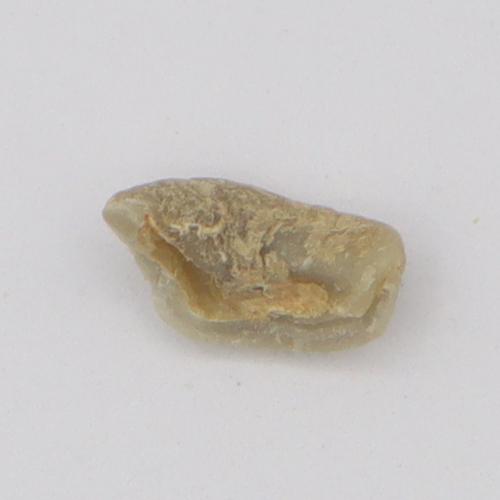
#> input picture dataset/test/pecah/Broken_17.jpg, 500 x 500 px; its folder holds only this picture in this run
$ python preprocessing.py
#> lines starting #> are read from the running program, lines starting #| are printed output that depends on the picture
import os
import cv2
import shutil

sumber_dataset = r'dataset/test/pecah'
folder_output = r'dataset/test_preprocessing/pecah'
IMG_SIZE = 224

def process_and_save():

    if not os.path.exists(sumber_dataset):
        return

    if os.path.exists(folder_output):
        shutil.rmtree(folder_output)

    processed_count = 0

    for root, dirs, files in os.walk(sumber_dataset):
        for file in files:
            if file.lower().endswith(('.png', '.jpg', '.jpeg', '.bmp')):

                src_path = os.path.join(root, file)
                rel_path = os.path.relpath(root, sumber_dataset)

                dest_rgb_dir = os.path.join(folder_output, 'ShuffleNet_RGB', rel_path)
                os.makedirs(dest_rgb_dir, exist_ok=True)

                dest_gray_dir = os.path.join(folder_output, 'GLCM_Grayscale', rel_path)
                os.makedirs(dest_gray_dir, exist_ok=True)

                img = cv2.imread(src_path)
#> img is the input picture: shape (500, 500, 3); mean B, G, R 194.4, 197.7, 201.7
                if img is None:
                    continue

                img_resized = cv2.resize(img, (IMG_SIZE, IMG_SIZE))
                cv2.imwrite(os.path.join(dest_rgb_dir, file), img_resized)

                img_gray = cv2.cvtColor(img_resized, cv2.COLOR_BGR2GRAY)
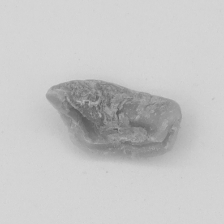
#> img_gray: shape (224, 224); min 90, max 217, mean 198.4
                cv2.imwrite(os.path.join(dest_gray_dir, file), img_gray)

                processed_count += 1

if __name__ == '__main__':
    process_and_save()

$ run again, on dataset/test/pecah/Cut_49.jpg
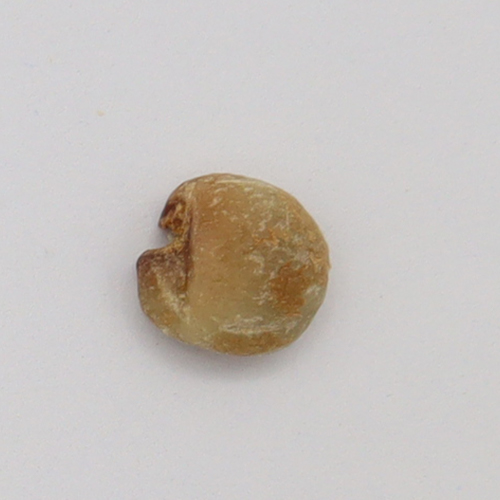
#> input picture dataset/test/pecah/Cut_49.jpg, 500 x 500 px
#> in process_and_save, img is the input picture: shape (500, 500, 3); mean B, G, R 189.8, 194, 199.5
#> in process_and_save, `img_gray = cv2.cvtColor(img_resized, cv2.COLOR_BGR2GRAY)`:
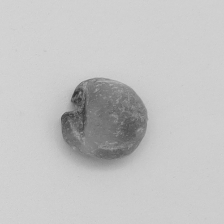
#> img_gray: shape (224, 224); min 50, max 213, mean 195.1

$ run again, on dataset/test/pecah/Cut_57.jpg
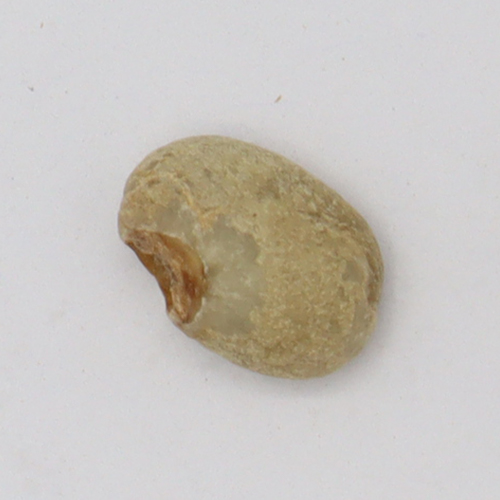
#> input picture dataset/test/pecah/Cut_57.jpg, 500 x 500 px
#> in process_and_save, img is the input picture: shape (500, 500, 3); mean B, G, R 188.9, 195, 199.8
#> in process_and_save, `img_gray = cv2.cvtColor(img_resized, cv2.COLOR_BGR2GRAY)`:
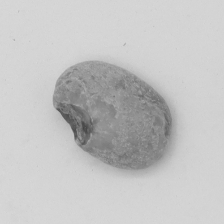
#> img_gray: shape (224, 224); min 68, max 217, mean 195.6

$ run again, on dataset/test/pecah/Broken_38.jpg
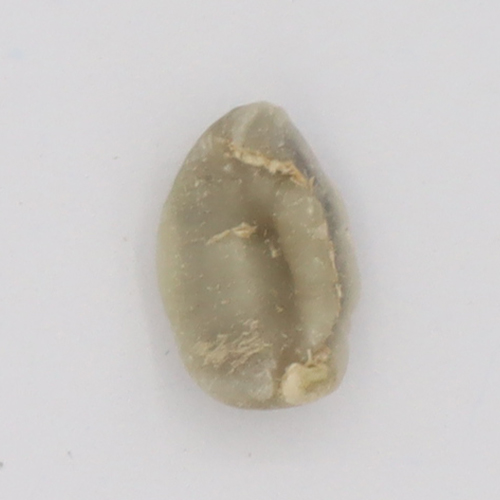
#> input picture dataset/test/pecah/Broken_38.jpg, 500 x 500 px
#> in process_and_save, img is the input picture: shape (500, 500, 3); mean B, G, R 194.4, 198.5, 202.1
#> in process_and_save, `img_gray = cv2.cvtColor(img_resized, cv2.COLOR_BGR2GRAY)`:
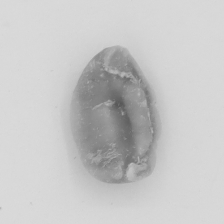
#> img_gray: shape (224, 224); min 87, max 220, mean 199.1

$ run again, on dataset/test/pecah/Broken_54.jpg
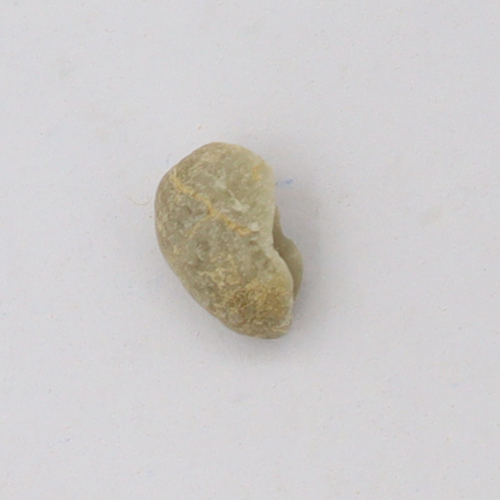
#> input picture dataset/test/pecah/Broken_54.jpg, 500 x 500 px
#> in process_and_save, img is the input picture: shape (500, 500, 3); mean B, G, R 202.9, 203.8, 206.5
#> in process_and_save, `img_gray = cv2.cvtColor(img_resized, cv2.COLOR_BGR2GRAY)`:
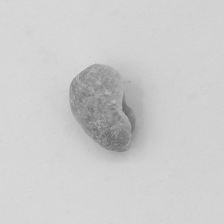
#> img_gray: shape (224, 224); min 100, max 219, mean 204.4
